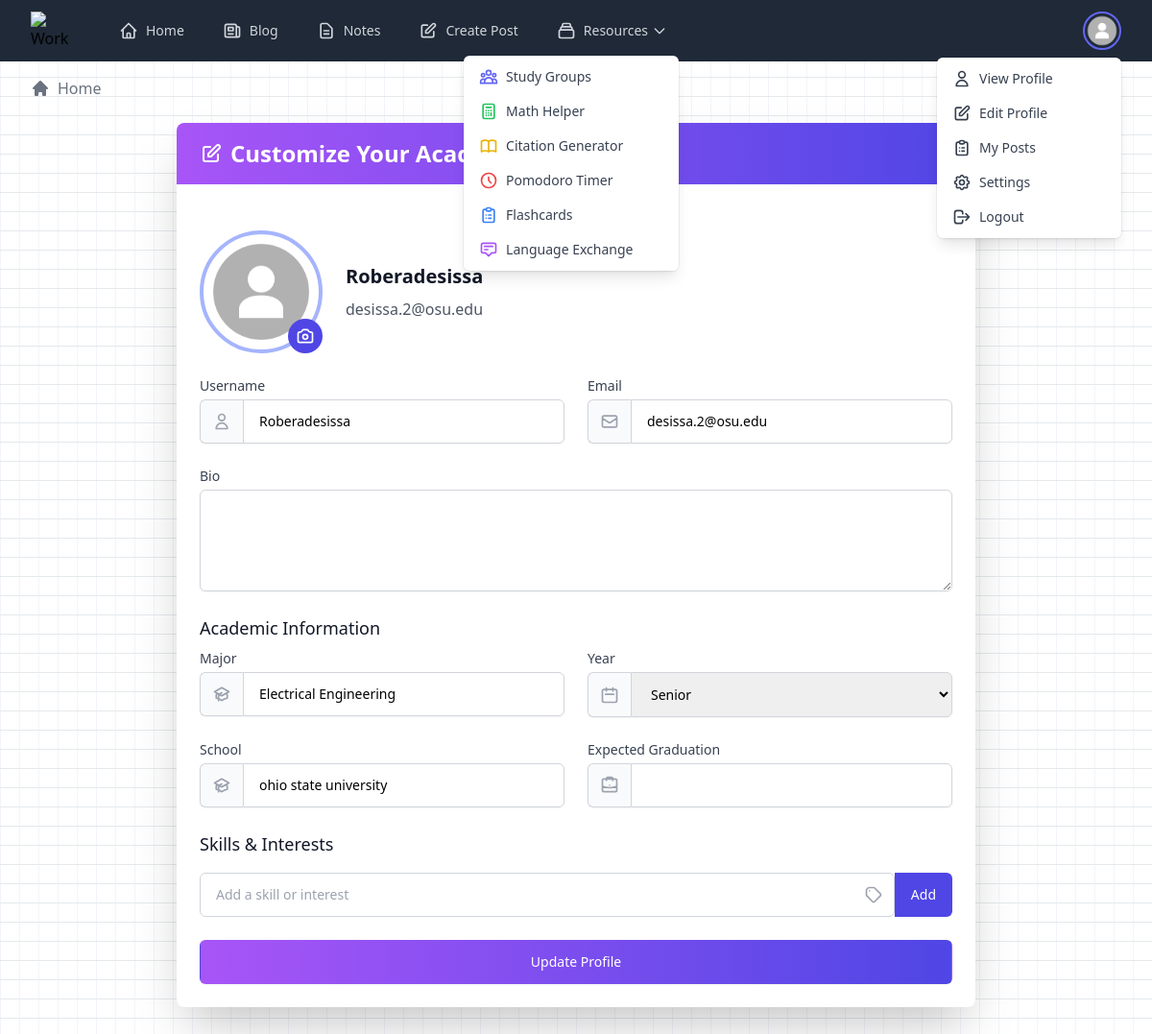
The app's page /profile/edit (signed in) with its own data.
### models/user.py (models this page shows, shortened)
class User(db.Model, UserMixin):
    id = db.Column(db.Integer, primary_key=True)
    first_name = db.Column(db.String(50), nullable=False)
    last_name = db.Column(db.String(50), nullable=False)
    username = db.Column(db.String(20), unique=True, nullable=False)
    email = db.Column(db.String(120), unique=True, nullable=False)
    password_hash = db.Column(db.String(128), nullable=False)
    school = db.Column(db.String(100), nullable=False)
    major = db.Column(db.String(100), nullable=False)
    year = db.Column(db.String(20), nullable=False)
    posts = db.relationship("Post", backref="author", lazy="dynamic")
    comments = db.relationship('Comment', backref='author', lazy='dynamic')
    bio = db.Column(db.Text)
    location = db.Column(db.String(100))
    website = db.Column(db.String(200))
    notes = db.relationship("Note", backref="author", lazy="dynamic")
    followers = db.relationship('Follow', foreign_keys='Follow.followed_id', backref='followed', lazy='dynamic')
    following = db.relationship('Follow', foreign_keys='Follow.follower_id', backref='follower', lazy='dynamic')
    messages_sent = db.relationship('Message', foreign_keys='Message.sender_id', backref='sender', lazy='dynamic')
    messages_received = db.relationship('Message', foreign_keys='Message.recipient_id', backref='recipient', lazy='dynamic')
    last_message_read_time = db.Column(db.DateTime)
    notifications = db.relationship('Notification', backref='user', lazy='dynamic')
    tasks = db.relationship('Task', backref='user', lazy='dynamic')
    joined_date = db.Column(db.DateTime, default=datetime.utcnow)
    profile_image = db.Column(db.String(20), nullable=False, default='default.jpg')

### routes/main.py (the view)
@main.route('/profile/edit', methods=['GET', 'POST'])
@login_required
def edit_profile():
    form = EditProfileForm()
    if form.validate_on_submit():
        if form.profile_picture.data:
            try:
                picture_file = save_picture(form.profile_picture.data)
                current_user.profile_picture = picture_file
            except Exception as e:
                print(f"Error saving profile picture: {str(e)}")
        current_user.username = form.username.data
        current_user.email = form.email.data
        current_user.bio = form.bio.data
        current_user.location = form.location.data
        current_user.website = form.website.data
        db.session.commit()
        return redirect(url_for('main.profile'))
    elif request.method == 'GET':
        form.username.data = current_user.username
        form.email.data = current_user.email
        form.bio.data = current_user.bio
        form.location.data = current_user.location
        form.website.data = current_user.website
    return render_template('edit_profile.html', title='Edit Profile', form=form)

### forms.py
class EditProfileForm(FlaskForm):
    username = StringField('Username', validators=[DataRequired(), Length(min=2, max=20)])
    email = StringField('Email', validators=[DataRequired(), Email()])
    bio = TextAreaField('Bio', validators=[Length(max=500)])
    profile_picture = FileField('Update Profile Picture', validators=[FileAllowed(['jpg', 'png'])])
    location = StringField('Location', validators=[Optional(), Length(max=100)])
    website = StringField('Website', validators=[Optional(), URL()])
    submit = SubmitField('Update Profile')

### models/user.py (called while the page is built)
@login_manager.user_loader
def load_user(user_id):
    return User.query.get(int(user_id))

### templates/edit_profile.html (shortened to what this page needs)
{% extends "base.html" %}
{% block content %}
<div class="max-w-4xl mx-auto px-4 sm:px-6 lg:px-8 py-8">
    <div class="bg-white shadow-2xl rounded-lg overflow-hidden">
        <div class="bg-gradient-to-r from-purple-500 to-indigo-600 px-6 py-4">
            <h1 class="text-2xl font-bold text-white flex items-center">
                Customize Your Academic Profile
            </h1>
        </div>
        <form method="POST" action="" enctype="multipart/form-data" class="p-6 space-y-6">
            <div class="flex items-center space-x-6">
                <div class="relative">
                    <img id="preview-image" src="{{ current_user.profile_picture or url_for('static', filename='images/default_profile.jpg') }}" alt="Profile Picture" class="w-32 h-32 rounded-full object-cover border-4 border-indigo-300">
                    <label for="profile_picture" class="absolute bottom-0 right-0 bg-indigo-600 text-white rounded-full p-2 cursor-pointer hover:bg-indigo-700 transition duration-300">
                    </label>
                </div>
                <div class="flex-grow">
                    <h2 class="text-xl font-semibold text-gray-900 mb-2">{{ current_user.username }}</h2>
                    <p class="text-gray-600">{{ current_user.email }}</p>
                </div>
            </div>
            <div class="grid grid-cols-1 md:grid-cols-2 gap-6">
                <div class="relative">
                    {{ form.username.label(class="block text-sm font-medium text-gray-700 mb-1") }}
                    <div class="mt-1 flex rounded-md shadow-sm">
                        <span class="inline-flex items-center px-3 rounded-l-md border border-r-0 border-gray-300 bg-gray-50 text-gray-500 text-sm">
                            <svg class="h-5 w-5 text-gray-400" fill="none" stroke="currentColor" viewBox="0 0 24 24" xmlns="http://www.w3.org/2000/svg">
                                <path stroke-linecap="round" stroke-linejoin="round" stroke-width="2" d="M16 7a4 4 0 11-8 0 4 4 0 018 0zM12 14a7 7 0 00-7 7h14a7 7 0 00-7-7z"></path>
                            </svg>
                        </span>
                        {{ form.username(class="focus:ring-indigo-500 focus:border-indigo-500 flex-1 block w-full rounded-none rounded-r-md sm:text-sm border-gray-300 py-3 px-4") }}
                    </div>
                </div>
                <div class="relative">
                    {{ form.email.label(class="block text-sm font-medium text-gray-700 mb-1") }}
                    <div class="mt-1 flex rounded-md shadow-sm">
                        <span class="inline-flex items-center px-3 rounded-l-md border border-r-0 border-gray-300 bg-gray-50 text-gray-500 text-sm">
                            <svg class="h-5 w-5 text-gray-400" fill="none" stroke="currentColor" viewBox="0 0 24 24" xmlns="http://www.w3.org/2000/svg">
                                <path stroke-linecap="round" stroke-linejoin="round" stroke-width="2" d="M3 8l7.89 5.26a2 2 0 002.22 0L21 8M5 19h14a2 2 0 002-2V7a2 2 0 00-2-2H5a2 2 0 00-2 2v10a2 2 0 002 2z"></path>
                            </svg>
                        </span>
                        {{ form.email(class="focus:ring-indigo-500 focus:border-indigo-500 flex-1 block w-full rounded-none rounded-r-md sm:text-sm border-gray-300 py-3 px-4") }}
                    </div>
                </div>
            </div>
            <div class="relative">
                {{ form.bio.label(class="block text-sm font-medium text-gray-700 mb-1") }}
                <div class="mt-1 rounded-md shadow-sm">
                    {{ form.bio(class="focus:ring-indigo-500 focus:border-indigo-500 block w-full sm:text-sm border-gray-300 rounded-md py-3 px-4", rows="4") }}
                </div>
            </div>
            <div>
                <h3 class="text-lg font-medium text-gray-900 mb-2">Academic Information</h3>
                <div class="grid grid-cols-1 md:grid-cols-2 gap-6">
                    <div class="relative">
                        <label for="major" class="block text-sm font-medium text-gray-700 mb-1">Major</label>
                        <div class="mt-1 flex rounded-md shadow-sm">
                            <span class="inline-flex items-center px-3 rounded-l-md border border-r-0 border-gray-300 bg-gray-50 text-gray-500 text-sm">
                            </span>
                            <input type="text" name="major" id="major" value="{{ current_user.major }}" class="focus:ring-indigo-500 focus:border-indigo-500 flex-1 block w-full rounded-none rounded-r-md sm:text-sm border-gray-300 py-3 px-4">
                        </div>
                    </div>
                    <div class="relative">
                        <label for="year" class="block text-sm font-medium text-gray-700 mb-1">Year</label>
                        <div class="mt-1 flex rounded-md shadow-sm">
                            <span class="inline-flex items-center px-3 rounded-l-md border border-r-0 border-gray-300 bg-gray-50 text-gray-500 text-sm">
                                <svg class="h-5 w-5 text-gray-400" fill="none" stroke="currentColor" viewBox="0 0 24 24" xmlns="http://www.w3.org/2000/svg">
                                    <path stroke-linecap="round" stroke-linejoin="round" stroke-width="2" d="M8 7V3m8 4V3m-9 8h10M5 21h14a2 2 0 002-2V7a2 2 0 00-2-2H5a2 2 0 00-2 2v12a2 2 0 002 2z"></path>
                                </svg>
                            </span>
                            <select name="year" id="year" class="focus:ring-indigo-500 focus:border-indigo-500 flex-1 block w-full rounded-none rounded-r-md sm:text-sm border-gray-300 py-3 px-4">
                                <option value="Senior" {% if current_user.year == 'Senior' %}selected{% endif %}>Senior</option>
                            </select>
                        </div>
                    </div>
                    <div class="relative">
                        <label for="school" class="block text-sm font-medium text-gray-700 mb-1">School</label>
                        <div class="mt-1 flex rounded-md shadow-sm">
                            <span class="inline-flex items-center px-3 rounded-l-md border border-r-0 border-gray-300 bg-gray-50 text-gray-500 text-sm">
                            </span>
                            <input type="text" name="school" id="school" value="{{ current_user.school }}" class="focus:ring-indigo-500 focus:border-indigo-500 flex-1 block w-full rounded-none rounded-r-md sm:text-sm border-gray-300 py-3 px-4">
                        </div>
                    </div>
                    <div class="relative">
                        <label for="expected_graduation" class="block text-sm font-medium text-gray-700 mb-1">Expected Graduation</label>
                        <div class="mt-1 flex rounded-md shadow-sm">
                            <span class="inline-flex items-center px-3 rounded-l-md border border-r-0 border-gray-300 bg-gray-50 text-gray-500 text-sm">
                            </span>
                            <input type="text" name="expected_graduation" id="expected_graduation" value="{{ current_user.expected_graduation }}" class="focus:ring-indigo-500 focus:border-indigo-500 flex-1 block w-full rounded-none rounded-r-md sm:text-sm border-gray-300 py-3 px-4">
                        </div>
                    </div>
                </div>
            </div>
            <div>
                <h3 class="text-lg font-medium text-gray-900 mb-2">Skills & Interests</h3>
                <div class="flex">
                    <div class="relative flex-grow">
                        <input type="text" id="skill-input" class="focus:ring-indigo-500 focus:border-indigo-500 block w-full pr-10 sm:text-sm border-gray-300 rounded-l-md py-3 px-4" placeholder="Add a skill or interest">
                        <div class="absolute inset-y-0 right-0 pr-3 flex items-center pointer-events-none">
                        </div>
                    </div>
                    <button type="button" onclick="addSkill()" class="inline-flex items-center px-4 py-3 border border-transparent text-sm font-medium rounded-r-md text-white bg-indigo-600 hover:bg-indigo-700 focus:outline-none focus:ring-2 focus:ring-offset-2 focus:ring-indigo-500">
                        Add
                    </button>
                </div>
            </div>
            <div>
                {{ form.submit(class="w-full inline-flex justify-center py-3 px-4 border border-transparent shadow-sm text-sm font-medium rounded-md text-white bg-gradient-to-r from-purple-500 to-indigo-600 hover:from-purple-600 hover:to-indigo-700 focus:outline-none focus:ring-2 focus:ring-offset-2 focus:ring-indigo-500") }}
            </div>
        </form>
    </div>
</div>
{% endblock %}

### templates/edit_profile.html (style rules this page uses)
input, select, textarea { border: 1px solid #D1D5DB; padding: 0.75rem 1rem; border-radius: 0.375rem; }

### records on screen
User: username "Roberadesissa", email "desissa.2@osu.edu", major "Electrical Engineering", year "Senior", school "ohio state university"
